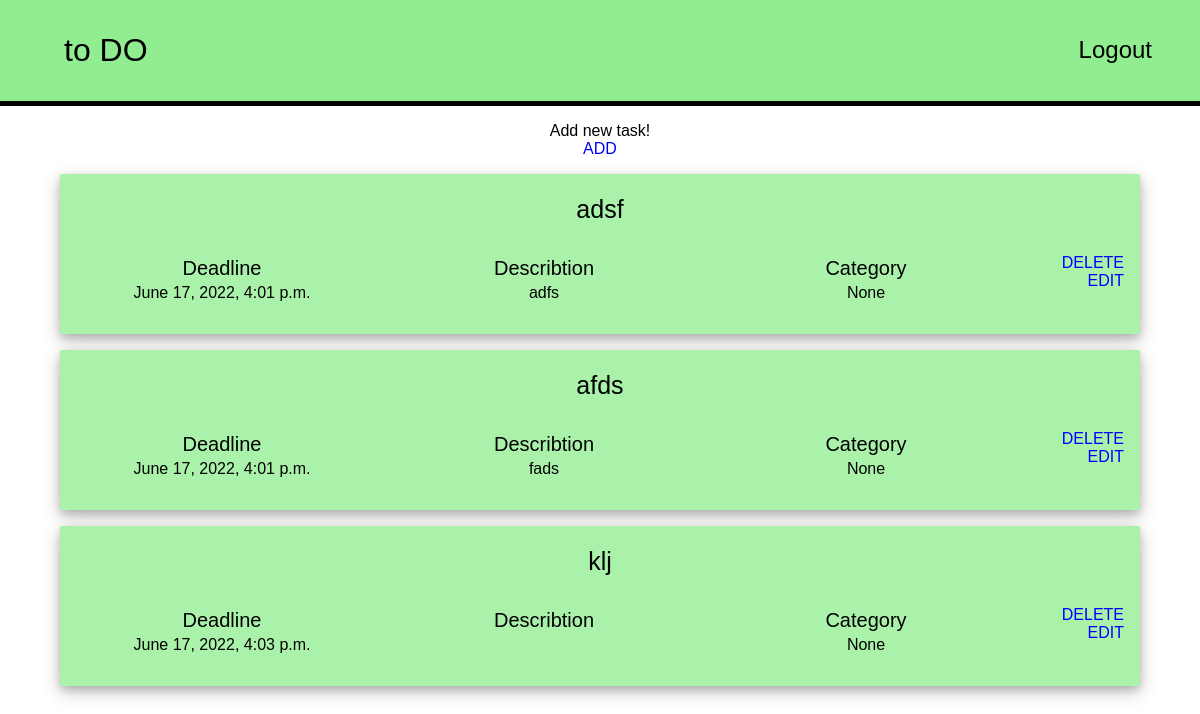
Before: / (signed in) with the older database file.
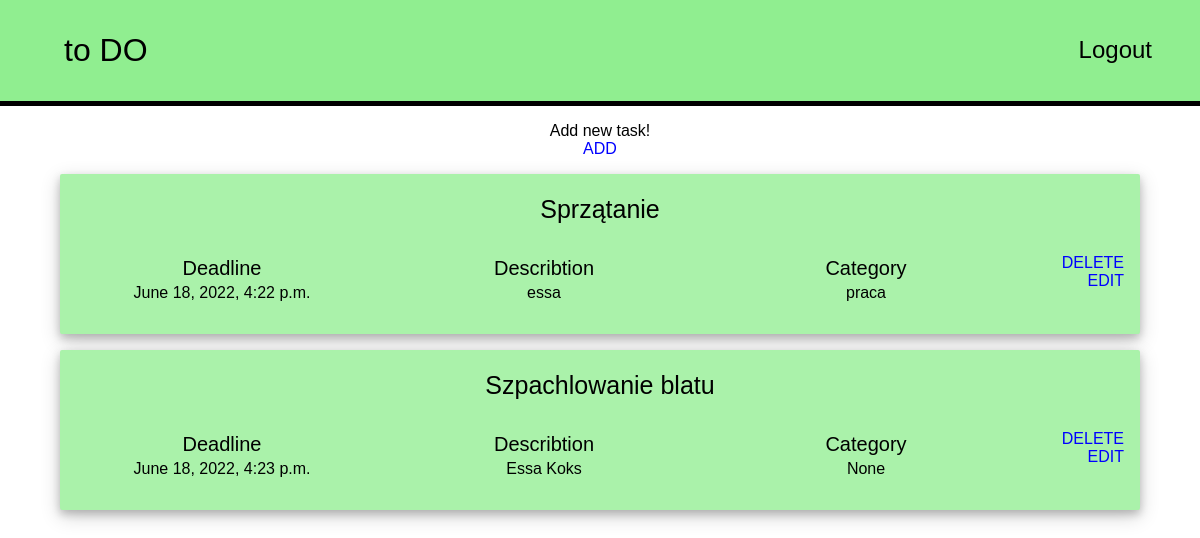
After: the same page with the newer database file.
### to_do_list/models.py (models this page shows, shortened)
class Task(models.Model):
    header=models.CharField(max_length=50,null=True)
    describtion=models.TextField(null=True)
    end_date=models.DateTimeField(null=True,auto_now_add=True)
    category=models.ForeignKey(Category,null=True,on_delete=models.CASCADE,)
    user=models.ForeignKey(User,on_delete=models.CASCADE,null=True)

class Category(models.Model):
    name=models.CharField(max_length=30,null=True)
    def __str__(self):
        return self.name

### to_do_list/views.py (the view)
# urls.py: path('',index,name='index'),
def index(request):
    if  request.user in User.objects.all():
        tasks=Task.objects.filter(user=request.user)
        if tasks.exists():
            return render(request,'index.html',{'tasks':tasks})
        else:
            return render(request,'index.html')
    else:
        return render(request,'index.html')

### templates/index.html (shortened to what this page needs)
<!DOCTYPE html>
{% load static %}
<html lang="en">
<head>
    <link rel="stylesheet" href="{% static 'style.css' %}"/>
</head>
<body>
    {% block header %}
    <header id="head">
        <div class="content">
            <a href="{% url 'index' %}"><div class="menu" style="float: left; font-size: 2em;">to DO</div></a>
            {% if user.is_authenticated %}
            <a href="{% url 'logout' %}"><div class="menu" style="padding-top: 1.5em;padding-bottom:1.5em">Logout</div></a>
            {% else %}
            <a href="{% url 'login' %}"><div class="menu" style="padding-top: 1.5em;padding-bottom:1.5em">Login</div></a>
            {% endif %}
        </div>
    </header>
{% endblock %}
{% block content %}
    <div id="content">
        {% if user.is_authenticated %}
       <p>Add new task! <br>
       <a href="{% url 'new' %}">ADD</a></p>
        {% for task in tasks %}
        <div class="task">
           <div class="task_header">{{task.header}}</div>
        <table>
            <tr>
                <td class="table_header">Deadline</td>
                <td class="table_header">Describtion</td>
                <td class="table_header">Category</td>
            </tr>
            <tr>
                <td>{{task.end_date}}</td>
                <td>{{task.describtion | truncatewords:"10" }}</td>
                <td>{{task.category}}</td>
            </tr>
        </table>
        <div class="intask_button"><a href="/delete/{{task.id}}">DELETE</a></div>
            <div class="intask_button"><a href="/edit/{{task.id}}">EDIT</a></div>
        </div>
        {% endfor %}
        {% else %}
        login to add new task
        {% endif %}
    </div>
    {% endblock %}
</body>
</html>

### to_do_list/static/style.css (style rules this page uses)
* { box-sizing: border-box; }
html, body { font-family:'Franklin Gothic Medium', 'Arial Narrow', Arial, sans-serif; background-color: white; margin: 0%; padding: 0%; height: 100%; }
a { text-decoration: none; color: blue; }
header { background-color: lightgreen; text-align: center; border-bottom: 5px black solid; margin-bottom: 1em; }
.menu { color:black; padding-left: 2em; padding-right: 2em; padding-top: 1em; padding-bottom: 1em; float: right; font-size:1.5em; }
#content { text-align: center; }
.task { width: 90%; margin-left: auto; margin-right: auto; margin-top: 1em; color: black; background-color: rgb(170, 242, 170); box-shadow: 0 4px 8px 0 rgba(0, 0, 0, 0.2), 0 6px 20px 0 rgba(0, 0, 0, 0.19); border-radius: 2px; padding-top: 1em; padding-bottom: 5em; }
.intask_button { float: right; margin-right: 1em ; }
.task_header { font-size: 25px; text-align: center; margin-bottom: 1em; padding: 0.2em; }
table { float: left; text-align: center; }
td { text-align: center; min-width: 40vh; margin-bottom: 0.5em; }
tr { text-align: center; }
.table_header { font-size: 20px; }

Changed rows visible on the page:
removed Task: header "adsf", end_date "June 17, 2022, 4:01 p.m.", describtion "adfs", category "None"
removed Task: header "afds", end_date "June 17, 2022, 4:01 p.m.", describtion "fads", category "None"
removed Task: header "klj", end_date "June 17, 2022, 4:03 p.m.", category "None"
added Task: header "Sprzątanie", end_date "June 18, 2022, 4:22 p.m.", describtion "essa", category "praca"
added Task: header "Szpachlowanie blatu", end_date "June 18, 2022, 4:23 p.m.", describtion "Essa Koks", category "None"
